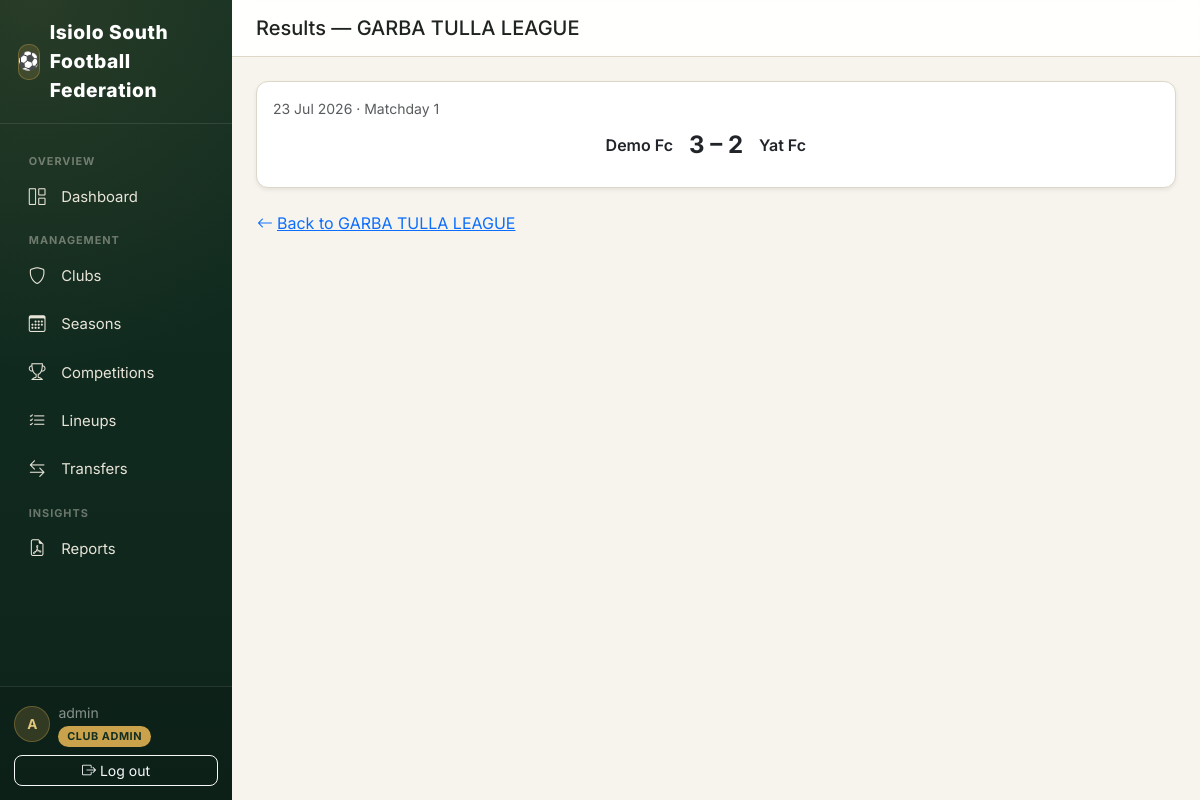
/results/competition/2/ (signed in), run on an earlier commit of the app's database.
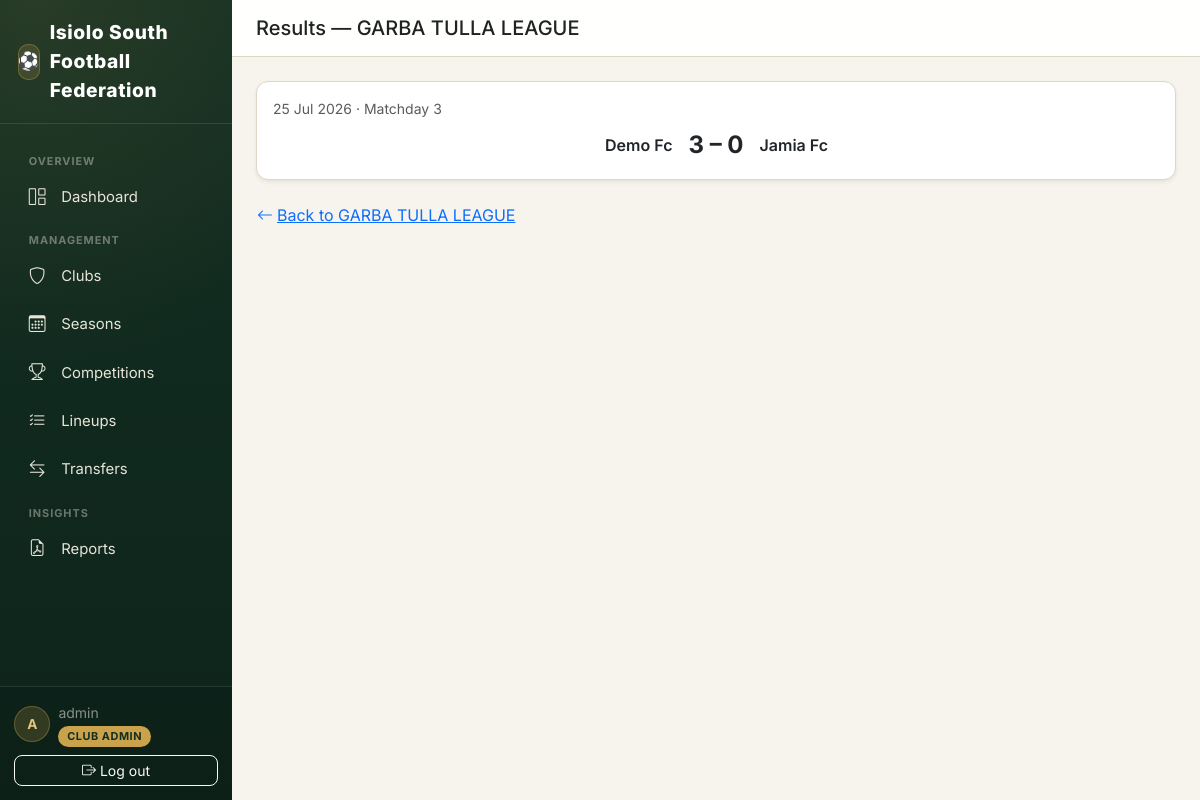
And on a later commit of the database.
### accounts/models.py (models this page shows, shortened)
class CustomUser(AbstractUser):
    class Role(models.TextChoices):
        SUPER_ADMIN = "SUPER_ADMIN", "Super Admin"
        SUBCOUNTY_ADMIN = "SUBCOUNTY_ADMIN", "Sub-County Admin"
        CLUB_ADMIN = "CLUB_ADMIN", "Club Admin"
        REFEREE = "REFEREE", "Referee"
    role = models.CharField(
        max_length=20,
        choices=Role.choices,
        default=Role.CLUB_ADMIN,
        help_text="Determines what this user can see and do in FCMS.",
    )
    phone_number = models.CharField(max_length=20, blank=True)
    club = models.ForeignKey(
        "clubs.Club",
        on_delete=models.SET_NULL,
        null=True,
        blank=True,
        related_name="admins",
        help_text="Only set for Club Admin role.",
    )
    @property
    def is_super_admin(self):
        return self.role == self.Role.SUPER_ADMIN
    @property
    def is_subcounty_admin(self):
        return self.role == self.Role.SUBCOUNTY_ADMIN

### competitions/models.py (models this page shows, shortened)
class Competition(models.Model):
    class CompetitionType(models.TextChoices):
        LEAGUE = "LEAGUE", "League"
        KNOCKOUT = "KNOCKOUT", "Knockout"
        GROUP_KNOCKOUT = "GROUP_KNOCKOUT", "Group + Knockout"
        FRIENDLY = "FRIENDLY", "Friendly"
    class Status(models.TextChoices):
        DRAFT = "DRAFT", "Draft"
        REGISTRATION = "REGISTRATION", "Registration Open"
        ONGOING = "ONGOING", "Ongoing"
        COMPLETED = "COMPLETED", "Completed"
    season = models.ForeignKey(Season, on_delete=models.CASCADE, related_name="competitions")
    name = models.CharField(max_length=150, help_text='e.g. "Garbatulla Sub-County League"')
    competition_type = models.CharField(max_length=20, choices=CompetitionType.choices)
    status = models.CharField(max_length=20, choices=Status.choices, default=Status.DRAFT)
    double_round_robin = models.BooleanField(
        default=False,
        help_text="League only: teams play each other twice (home & away) instead of once.",
    )
    points_win = models.PositiveSmallIntegerField(default=3)
    points_draw = models.PositiveSmallIntegerField(default=1)
    points_loss = models.PositiveSmallIntegerField(default=0)
    two_legged_ties = models.BooleanField(
        default=False, help_text="Knockout only: each tie is played home & away (aggregate score)."
    )
    extra_time_enabled = models.BooleanField(default=True, help_text="Knockout only.")
    penalties_enabled = models.BooleanField(
        default=True, help_text="Knockout only: penalty shootout if still level after extra time."
    )
    has_third_place_playoff = models.BooleanField(default=False, help_text="Knockout only.")
    teams_qualifying_per_group = models.PositiveSmallIntegerField(
        default=2,
        help_text="Group + Knockout only: how many teams from each group advance to the knockout stage.",
    )
    created_at = models.DateTimeField(auto_now_add=True)
    class Meta:
        ordering = ["-created_at"]
        unique_together = ("season", "name")

class CompetitionTeam(models.Model):
    class Status(models.TextChoices):
        ENTERED = "ENTERED", "Entered"
        WITHDRAWN = "WITHDRAWN", "Withdrawn"
        DISQUALIFIED = "DISQUALIFIED", "Disqualified"
    competition = models.ForeignKey(Competition, on_delete=models.CASCADE, related_name="entered_teams")
    club = models.ForeignKey(Club, on_delete=models.CASCADE, related_name="competition_entries")
    status = models.CharField(max_length=20, choices=Status.choices, default=Status.ENTERED)
    entered_at = models.DateTimeField(auto_now_add=True)
    class Meta:
        unique_together = ("competition", "club")
        ordering = ["club__name"]

### results/models.py (models this page shows, shortened)
class MatchResult(models.Model):
    fixture = models.OneToOneField(Fixture, on_delete=models.CASCADE, related_name="result")
    home_score = models.PositiveSmallIntegerField()
    away_score = models.PositiveSmallIntegerField()
    went_to_extra_time = models.BooleanField(default=False)
    home_score_et = models.PositiveSmallIntegerField(
        default=0, help_text="Goals scored during extra time only (not cumulative)."
    )
    away_score_et = models.PositiveSmallIntegerField(
        default=0, help_text="Goals scored during extra time only (not cumulative)."
    )
    went_to_penalties = models.BooleanField(default=False)
    home_penalties = models.PositiveSmallIntegerField(default=0)
    away_penalties = models.PositiveSmallIntegerField(default=0)
    played_at = models.DateTimeField(null=True, blank=True, help_text="Actual datetime the match was played.")
    notes = models.TextField(blank=True, help_text="e.g. match abandoned, crowd issues, etc.")
    created_at = models.DateTimeField(auto_now_add=True)
    updated_at = models.DateTimeField(auto_now=True)
    @property
    def home_total(self):
        return self.home_score + self.home_score_et
    @property
    def away_total(self):
        return self.away_score + self.away_score_et

### fixtures/models.py (models this page shows, shortened)
class Fixture(models.Model):
    class Status(models.TextChoices):
        SCHEDULED = "SCHEDULED", "Scheduled"
        PLAYED = "PLAYED", "Played"
        POSTPONED = "POSTPONED", "Postponed"
        CANCELLED = "CANCELLED", "Cancelled"
    class Leg(models.IntegerChoices):
        FIRST = 1, "First leg"
        SECOND = 2, "Second leg"
    competition = models.ForeignKey(Competition, on_delete=models.CASCADE, related_name="fixtures")
    group = models.ForeignKey(
        Group, on_delete=models.CASCADE, null=True, blank=True, related_name="fixtures",
        help_text="Set only for group-stage fixtures within a Group + Knockout competition.",
    )
    knockout_fixture = models.OneToOneField(
        KnockoutFixture, on_delete=models.CASCADE, null=True, blank=True, related_name="match",
        help_text="Set only when this fixture fulfils a knockout bracket slot.",
    )
    home_team = models.ForeignKey(
        CompetitionTeam, on_delete=models.CASCADE, related_name="home_fixtures"
    )
    away_team = models.ForeignKey(
        CompetitionTeam, on_delete=models.CASCADE, related_name="away_fixtures"
    )
    round_number = models.PositiveSmallIntegerField(
        null=True, blank=True, help_text="League/group round number, e.g. Matchday 1, 2, 3..."
    )
    leg = models.PositiveSmallIntegerField(choices=Leg.choices, default=Leg.FIRST)
    match_date = models.DateField(null=True, blank=True)
    kickoff_time = models.TimeField(null=True, blank=True)
    venue = models.CharField(max_length=150, blank=True)
    status = models.CharField(max_length=20, choices=Status.choices, default=Status.SCHEDULED)
    created_at = models.DateTimeField(auto_now_add=True)
    class Meta:
        ordering = ["match_date", "kickoff_time", "id"]
    @property
    def is_knockout(self):
        return self.knockout_fixture_id is not None
    @property
    def is_group_stage(self):
        return self.group_id is not None

### clubs/models.py (models this page shows, shortened)
class Club(models.Model):
    class Status(models.TextChoices):
        PENDING = "PENDING", "Pending Approval"
        ACTIVE = "ACTIVE", "Active"
        SUSPENDED = "SUSPENDED", "Suspended"
        INACTIVE = "INACTIVE", "Inactive"
    name = models.CharField(max_length=150, unique=True)
    logo = models.ImageField(upload_to="club_logos/", blank=True, null=True)
    ward = models.CharField(max_length=100, help_text="Administrative ward the club represents.")
    registration_number = models.CharField(max_length=50, unique=True)
    home_ground = models.CharField(max_length=150, blank=True)
    contact_name = models.CharField(max_length=100, blank=True)
    contact_phone = models.CharField(max_length=20, blank=True)
    contact_email = models.EmailField(blank=True)
    status = models.CharField(max_length=20, choices=Status.choices, default=Status.PENDING)
    created_at = models.DateTimeField(auto_now_add=True)
    updated_at = models.DateTimeField(auto_now=True)
    class Meta:
        ordering = ["name"]

### results/views.py (the view)
# urls.py: path("competition/<int:competition_pk>/", views.result_list, name="list"),
@login_required
def result_list(request, competition_pk):
    competition = get_object_or_404(Competition, pk=competition_pk)
    results = (
        MatchResult.objects.filter(fixture__competition=competition)
        .select_related(
            "fixture__home_team__club",
            "fixture__away_team__club",
            "fixture__group",
            "fixture__knockout_fixture__round",
        )
        .prefetch_related("goals__scorer")
        .order_by("fixture__match_date")
    )
    return render(request, "results/result_list.html", {"competition": competition, "results": results})

### results/templates/results/result_list.html (shortened to what this page needs)
{% extends "base.html" %}
{% block page_title %}Results — {{ competition.name }}{% endblock %}
{% block content %}
{% if not results %}
<div class="card shadow-sm p-5 text-center text-muted">
    <i class="bi bi-clipboard-data fs-1 mb-2"></i>
    <p class="mb-0">No results recorded yet.</p>
</div>
{% else %}
<div class="d-flex flex-column gap-3">
{% for result in results %}
<div class="card shadow-sm">
    <div class="card-body">
        <div class="d-flex justify-content-between align-items-center">
            <small class="text-muted">
                {{ result.fixture.match_date|date:"d M Y"|default:"TBD" }}
                {% if result.fixture.is_knockout %}· {{ result.fixture.knockout_fixture.round.get_name_display }}
                {% elif result.fixture.is_group_stage %}· {{ result.fixture.group.name }}
                {% else %}· Matchday {{ result.fixture.round_number }}{% endif %}
            </small>
        </div>
        <div class="d-flex align-items-center justify-content-between mt-2">
            <span class="fw-semibold text-end" style="flex:1">{{ result.fixture.home_team.club.name }}</span>
            <span class="mx-3 fs-4 fw-bold">{{ result.home_total }} – {{ result.away_total }}</span>
            <span class="fw-semibold" style="flex:1">{{ result.fixture.away_team.club.name }}</span>
        </div>
    </div>
</div>
{% endfor %}
</div>
{% endif %}
<a href="{% url 'competitions:detail' competition.pk %}" class="btn btn-link mt-3 ps-0">
    <i class="bi bi-arrow-left me-1"></i>Back to {{ competition.name }}
</a>
{% endblock %}

### templates/base.html (shortened to what this page needs)
{% load static %}
<!DOCTYPE html>
<html lang="en">
<head>
    <link href="https://cdnjs.cloudflare.com/ajax/libs/bootstrap/5.3.3/css/bootstrap.min.css" rel="stylesheet">
    <link href="https://cdnjs.cloudflare.com/ajax/libs/bootstrap-icons/1.11.3/font/bootstrap-icons.min.css" rel="stylesheet">
</head>
<body>
<div class="d-flex" style="min-height: 100vh;">
    {% if user.is_authenticated %}
    <nav class="sidebar d-none d-lg-flex">
        <div class="brand">
            <span class="brand-badge">⚽</span> Isiolo South Football Federation
        </div>
        <div class="sidebar-scroll">
            <div class="nav-section-label">Overview</div>
            <ul class="nav nav-pills flex-column gap-1 mb-1">
                <li class="nav-item">
                    <a class="nav-link {% if request.resolver_match.app_name == 'dashboard' %}active{% endif %}" href="{% url 'dashboard:home' %}">
                        <i class="bi bi-grid-1x2 me-2"></i>Dashboard
                    </a>
                </li>
            </ul>
            <div class="nav-section-label">Management</div>
            <ul class="nav nav-pills flex-column gap-1 mb-1">
                <li class="nav-item">
                    <a class="nav-link {% if request.resolver_match.app_name == 'clubs' %}active{% endif %}" href="{% url 'clubs:list' %}">
                        <i class="bi bi-shield me-2"></i>Clubs
                    </a>
                </li>
                <li class="nav-item">
                    <a class="nav-link {% if request.resolver_match.app_name == 'seasons' %}active{% endif %}" href="{% url 'seasons:list' %}">
                        <i class="bi bi-calendar3 me-2"></i>Seasons
                    </a>
                </li>
                <li class="nav-item">
                    <a class="nav-link {% if request.resolver_match.app_name == 'competitions' %}active{% endif %}" href="{% url 'competitions:list' %}">
                        <i class="bi bi-trophy me-2"></i>Competitions
                    </a>
                </li>
                <li class="nav-item">
                    <a class="nav-link {% if request.resolver_match.app_name == 'lineups' %}active{% endif %}" href="{% url 'lineups:home' %}">
                        <i class="bi bi-list-check me-2"></i>Lineups
                    </a>
                </li>
                <li class="nav-item">
                    <a class="nav-link {% if request.resolver_match.app_name == 'transfers' %}active{% endif %}" href="{% url 'transfers:dashboard' %}">
                        <i class="bi bi-arrow-left-right me-2"></i>Transfers
                    </a>
                </li>
            </ul>
            <div class="nav-section-label">Insights</div>
            <ul class="nav nav-pills flex-column gap-1">
                <li class="nav-item">
                    <a class="nav-link {% if request.resolver_match.app_name == 'reports' %}active{% endif %}" href="{% url 'reports:home' %}">
                        <i class="bi bi-file-earmark-pdf me-2"></i>Reports
                    </a>
                </li>
            </ul>
        </div>
        <div class="sidebar-footer">
            <div class="d-flex align-items-center gap-2 mb-2">
                <div class="user-avatar">{{ user.get_full_name|default:user.username|slice:":1"|upper }}</div>
                <div style="min-width:0;">
                    <div class="small text-white-50 text-truncate">{{ user.get_full_name|default:user.username }}</div>
                    <span class="role-badge">{{ user.get_role_display }}</span>
                </div>
            </div>
            <form method="post" action="{% url 'accounts:logout' %}">
                <button class="btn btn-sm btn-outline-light w-100" type="submit">
                    <i class="bi bi-box-arrow-right me-1"></i>Log out
                </button>
            </form>
        </div>
    </nav>
    {% endif %}
    <main class="flex-grow-1 d-flex flex-column" style="min-width:0; height: 100vh; overflow-y: auto;" id="mainScroll">
        {% if user.is_authenticated %}
        <div class="top-bar px-3 px-lg-4 py-3" id="topBar">
            <div class="d-flex align-items-center gap-3">
                <h5 class="mb-0">{% block page_title %}{% endblock %}</h5>
            </div>
        </div>
        {% endif %}
        <div class="content-area flex-grow-1">
            {% block content %}{% endblock %}
        </div>
    </main>
</div>
</body>
</html>

What changed in the data, as far as the page shows it:
removed MatchResult: fixture.match_date "23 Jul 2026", fixture.round_number "1", fixture.home_team.club.name "Demo Fc", home_total "3", away_total "2", fixture.away_team.club.name "Yat Fc"
added MatchResult: fixture.match_date "25 Jul 2026", fixture.round_number "3", fixture.home_team.club.name "Demo Fc", home_total "3", away_total "0", fixture.away_team.club.name "Jamia Fc"
